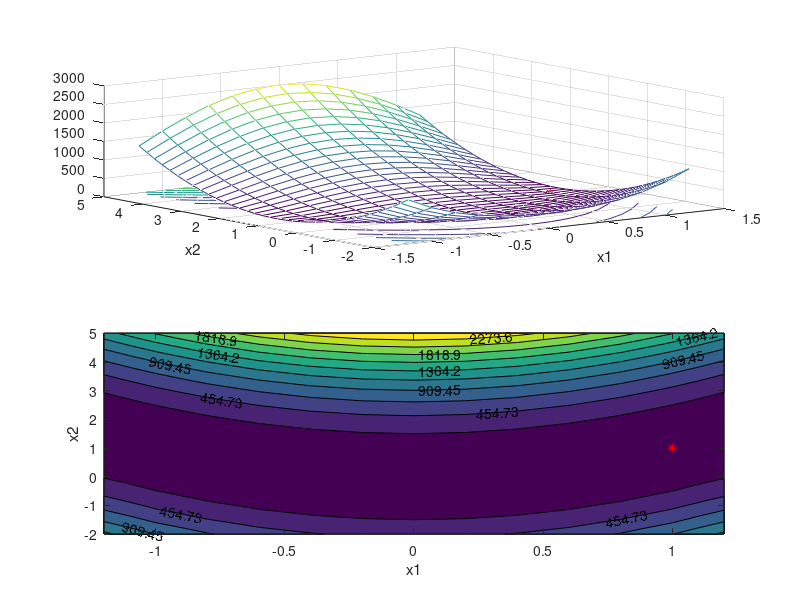

MATLAB code for this plot:
% contour and meshc of Gosenbrock function
clc;
clear;

[X1, X2] = meshgrid(-1.2:.2:1.2, -2:.2:5);
Z = 100 .* (X2 - X1 .^ 2) .^ 2 + (1 - X1) .^ 2;
hold off;
subplot(2,1,1);
meshc(X1, X2, Z);
xlabel('x1');
ylabel('x2');
hold on;
plot3(1,1,0,'*r');
subplot(2,1,2);
[C, h] = contourf(X1, X2, Z);
xlabel('x1');
ylabel('x2');
set(h,'ShowText', 'on', 'TextStep', get(h, 'LevelStep') * 2);
hold on;
plot(1,1,'*r');

% 
% function f = example2_2()
%     x1 = linspace(-1, 1, 200);
%     x2 = linspace(-2, 5, 700);
%     r = zeros(numel(x1), numel(x2));
%     for i = 1:numel(x1)
%         for j = 1:numel(x2)
%             r(i, j) = rosenbrock([x1(i), x2(j)]);
%         end
%     end
%     surf(x2,x1,r);
%     f = r;
% end
% 
% 
% function f = rosenbrock(x)
%     x1 = x(1);
%     x2 = x(2);
%     f = 100 * (x2 - x1 ^ 2) ^ 2 + (1 - x1) ^ 2;
% end